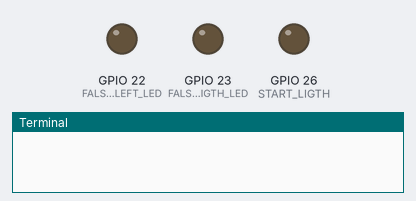
Simulated run of this program. Board: Raspberry Pi (BCM pin numbers). Shown: output pins drawn as LEDs (lit = HIGH), the last lines printed to the terminal.

Above: at 0.1 s.
At 6.1 s:
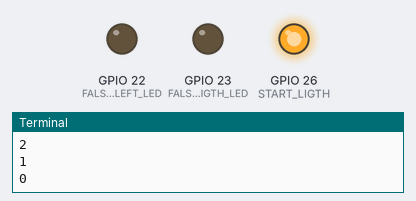
Timing chart, 0 to 7.6 s (numbered marks = the images above):
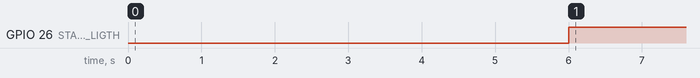

The program:

meta_time.py
```python
import RPi.GPIO as GPIO
import time

#START LINE
SENSOR_START_LEFT = 5
SENSOR_START_RIGTH = 6
START_LIGTH = 26
FALSE_START_LEFT_LED = 22
FALSE_START_RIGTH_LED = 23

#FINISH LINE
SENSOR_FINISH_LEFT = 16
SENSOR_FINISH_RIGTH = 17

GPIO.cleanup()

GPIO.setmode(GPIO.BCM)

GPIO.setup(SENSOR_START_LEFT , GPIO.IN, pull_up_down = GPIO.PUD_UP)
GPIO.setup(SENSOR_FINISH_LEFT, GPIO.IN, pull_up_down = GPIO.PUD_UP)
GPIO.setup(SENSOR_START_RIGTH , GPIO.IN, pull_up_down = GPIO.PUD_UP)
GPIO.setup(SENSOR_FINISH_RIGTH, GPIO.IN, pull_up_down = GPIO.PUD_UP)

GPIO.setup(START_LIGTH, GPIO.OUT)
GPIO.setup(FALSE_START_LEFT_LED, GPIO.OUT)
GPIO.setup(FALSE_START_RIGTH_LED, GPIO.OUT)

GPIO.output(START_LIGTH, 0)
GPIO.output(FALSE_START_LEFT_LED, 0)
GPIO.output(FALSE_START_RIGTH_LED, 0)


#Define an interrupt handler
racer_left_start_time = 0
racer_rigth_start_time = 0
racer_left = False
racer_rigth = False
racer_left_finish_time = 0
racer_rigth_finish_time = 0
racer_left_cross = False
racer_rigth_cross = False


def false_start_left(channel):
    global racer_left_start_time
    racer_left_start_time = time.process_time_ns()


def false_start_rigth(channel):
    global racer_rigth_start_time
    racer_rigth_start_time = time.process_time_ns()

def left_lane(channel):

    global racer_left_finish_time
    global racer_left_cross
    racer_left_finish_time = time.process_time_ns()
    racer_left_cross = True


def rigth_lane(channel):
    global racer_rigth_finish_time
    global racer_rigth
    racer_rigth_finish_time = time.process_time_ns()
    racer_rigth = True


GPIO.add_event_detect(SENSOR_START_LEFT, GPIO.FALLING, callback=false_start_left, bouncetime = 10) #bouncetime=100
GPIO.add_event_detect(SENSOR_START_RIGTH, GPIO.FALLING, callback=false_start_rigth, bouncetime = 10)

GPIO.add_event_detect(SENSOR_FINISH_LEFT, GPIO.FALLING, callback=left_lane, bouncetime = 10) #bouncetime=100
GPIO.add_event_detect(SENSOR_FINISH_RIGTH, GPIO.FALLING, callback=rigth_lane, bouncetime = 10)


for x in range(6):
    time.sleep(1)
    print((5-x))

    if racer_left_start_time != 0:
         GPIO.output(FALSE_START_LEFT_LED, 1)
    if racer_rigth_start_time != 0:
         GPIO.output(FALSE_START_RIGTH_LED, 1)


#Start race timer
clock = 0
time_stamp_start = time.process_time_ns()
GPIO.output(START_LIGTH, 1)

#Disable start sensor's
START_SENSORS = SENSOR_START_LEFT, SENSOR_START_RIGTH
time.sleep(0.5)
GPIO.cleanup(START_SENSORS)


while (racer_left!=True and racer_rigth!=True):

        # clock = (time.process_time_ns() - time_stamp_start) / 1000000000
        # time.sleep(0.01)

        if racer_left_cross == True:
            racer_left_finish_time = time.process_time_ns()
            racer_left = True
        if racer_rigth_cross == True:
            racer_rigth_finish_time = time.process_time_ns()
            racer_rigth = True

time.sleep(1)

time_stamp_finish = time.process_time_ns()
race_total_time = (time_stamp_finish - time_stamp_start )/ 1000000000

print(time_stamp_start)
print(racer_left_start_time)
print(racer_rigth_start_time)
print(time_stamp_finish)
print(race_total_time)
print(racer_left_finish_time)
print(((racer_left_finish_time-time_stamp_start)/1000000000))
print(racer_rigth_finish_time)
print(((racer_rigth_finish_time-time_stamp_start)/1000000000))

GPIO.cleanup()
```

Measured:
- by itself, GPIO 26 (START_LIGTH): LOW → HIGH at 6.0 s
